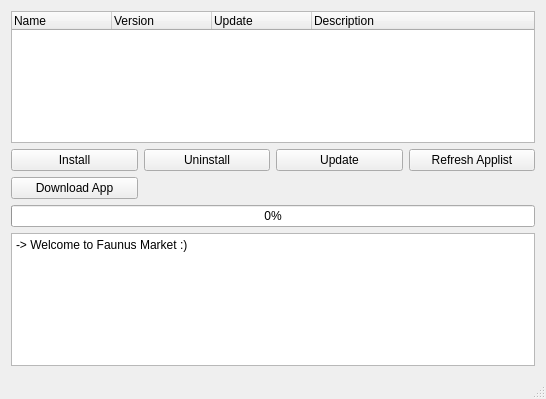
<?xml version="1.0" encoding="UTF-8"?>
<ui version="4.0">
 <class>MainWindow</class>
 <widget class="QMainWindow" name="MainWindow">
  <property name="geometry">
   <rect>
    <x>0</x>
    <y>0</y>
    <width>546</width>
    <height>399</height>
   </rect>
  </property>
  <property name="windowTitle">
   <string>MainWindow</string>
  </property>
  <widget class="QWidget" name="centralWidget">
   <layout class="QGridLayout" name="gridLayout">
    <item row="3" column="0">
     <widget class="QPushButton" name="btnInstallApp">
      <property name="text">
       <string>Install</string>
      </property>
     </widget>
    </item>
    <item row="2" column="0" colspan="4">
     <widget class="QTreeWidget" name="treeWidgetApps">
      <column>
       <property name="text">
        <string>Name</string>
       </property>
      </column>
      <column>
       <property name="text">
        <string>Version</string>
       </property>
      </column>
      <column>
       <property name="text">
        <string>Update</string>
       </property>
      </column>
      <column>
       <property name="text">
        <string>Description</string>
       </property>
      </column>
     </widget>
    </item>
    <item row="6" column="0" colspan="4">
     <widget class="QTextEdit" name="textEditStatus">
      <property name="html">
       <string>&lt;!DOCTYPE HTML PUBLIC &quot;-//W3C//DTD HTML 4.0//EN&quot; &quot;http://www.w3.org/TR/REC-html40/strict.dtd&quot;&gt;
&lt;html&gt;&lt;head&gt;&lt;meta name=&quot;qrichtext&quot; content=&quot;1&quot; /&gt;&lt;style type=&quot;text/css&quot;&gt;
p, li { white-space: pre-wrap; }
&lt;/style&gt;&lt;/head&gt;&lt;body style=&quot; font-family:'Sans Serif'; font-size:9pt; font-weight:400; font-style:normal;&quot;&gt;
&lt;p style=&quot; margin-top:0px; margin-bottom:0px; margin-left:0px; margin-right:0px; -qt-block-indent:0; text-indent:0px;&quot;&gt;-&amp;gt; Welcome to Faunus Market :)&lt;/p&gt;&lt;/body&gt;&lt;/html&gt;</string>
      </property>
     </widget>
    </item>
    <item row="5" column="0" colspan="4">
     <widget class="QProgressBar" name="progressBarDownload">
      <property name="value">
       <number>0</number>
      </property>
     </widget>
    </item>
    <item row="3" column="2">
     <widget class="QPushButton" name="btnUpdateApp">
      <property name="text">
       <string>Update</string>
      </property>
     </widget>
    </item>
    <item row="3" column="3">
     <widget class="QPushButton" name="btnRefreshApplist">
      <property name="text">
       <string>Refresh Applist</string>
      </property>
     </widget>
    </item>
    <item row="3" column="1">
     <widget class="QPushButton" name="btnUninstallApp">
      <property name="text">
       <string>Uninstall</string>
      </property>
     </widget>
    </item>
    <item row="4" column="0">
     <widget class="QPushButton" name="btnDownloadApp">
      <property name="text">
       <string>Download App</string>
      </property>
     </widget>
    </item>
   </layout>
  </widget>
  <widget class="QStatusBar" name="statusBar"/>
 </widget>
 <layoutdefault spacing="6" margin="11"/>
 <resources/>
 <connections/>
</ui>
